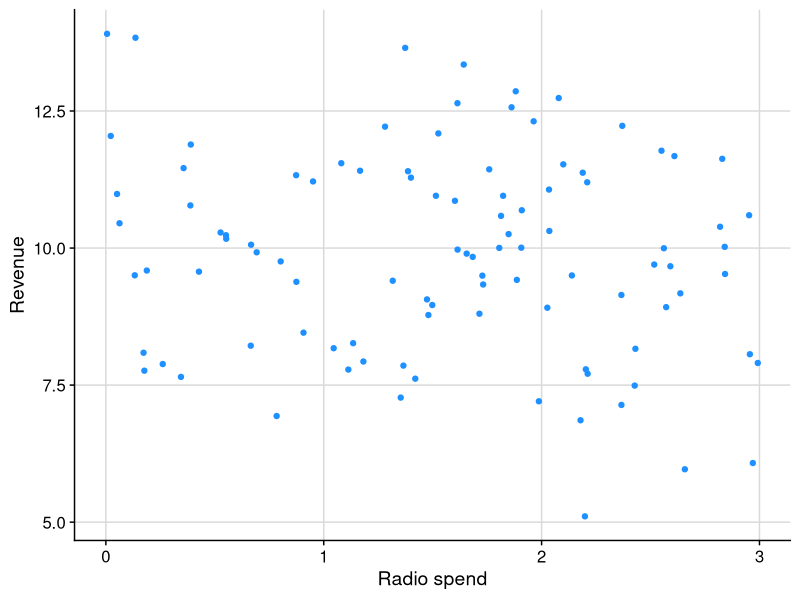
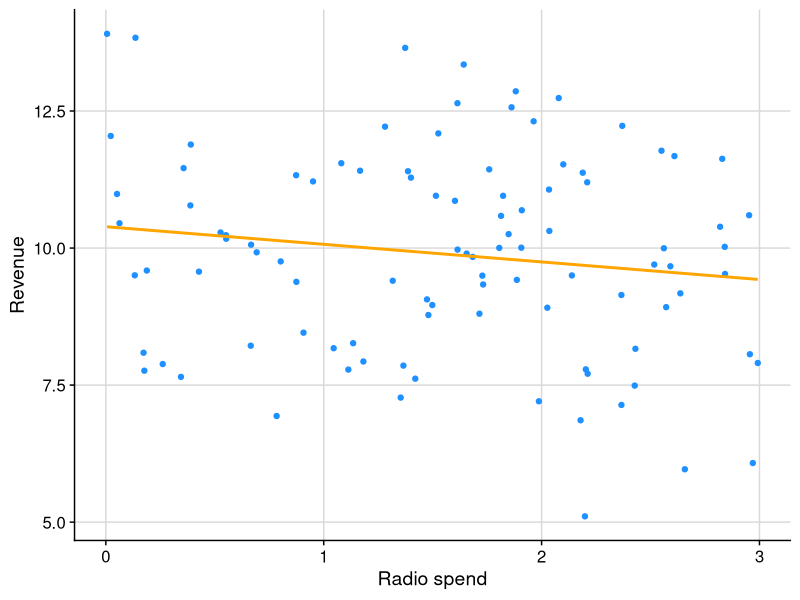
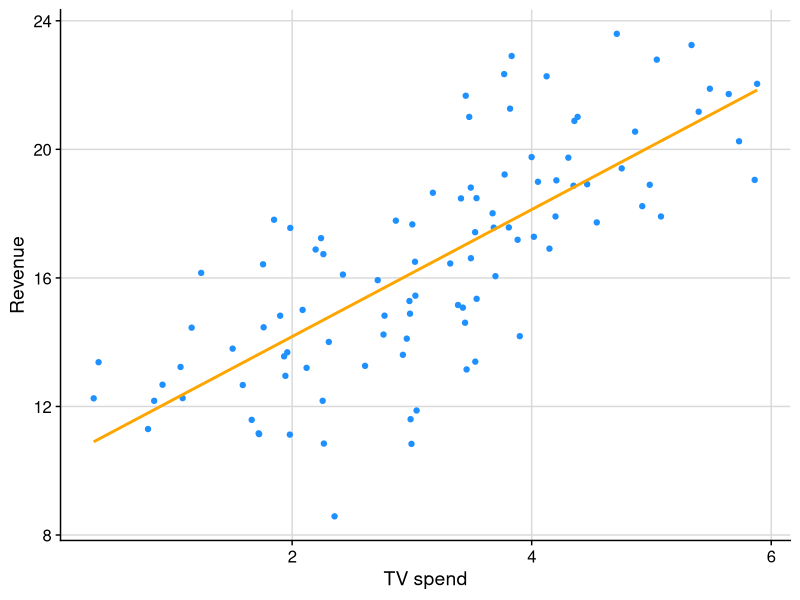
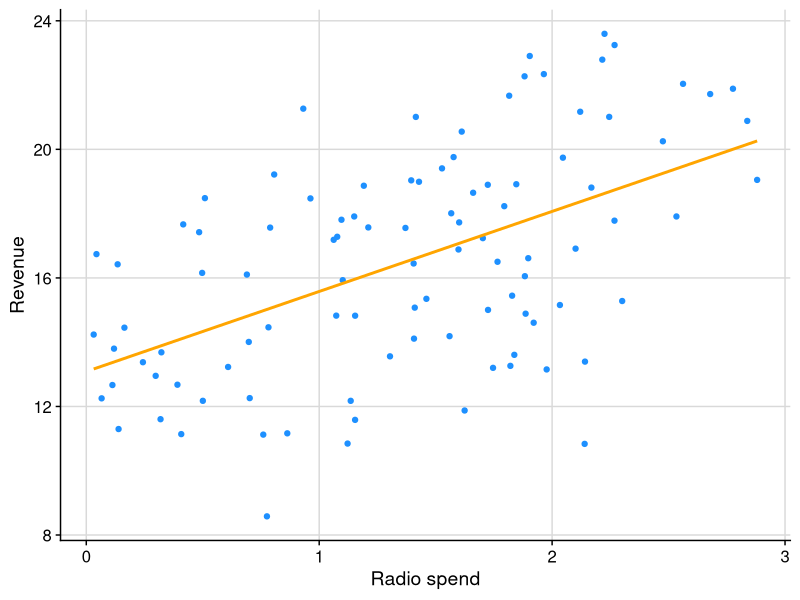
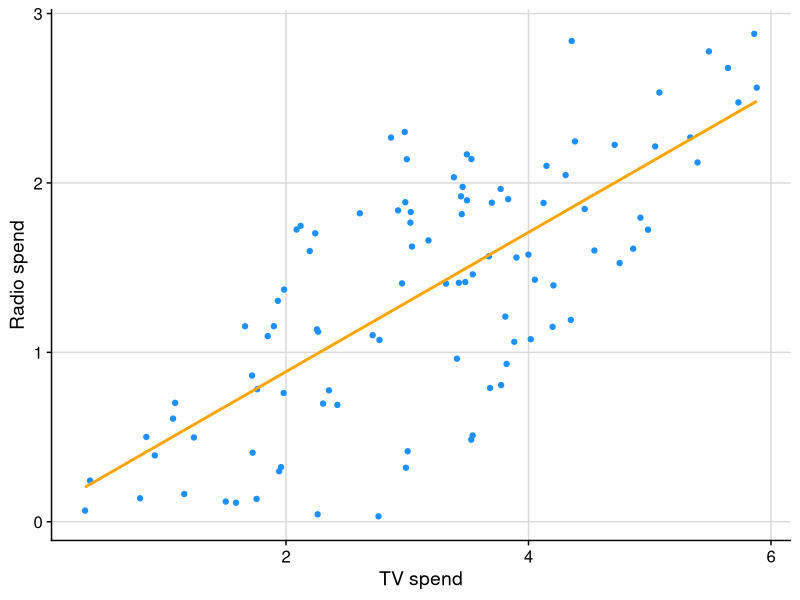

These charts were generated, in order, by the following R code:
## ---- chunk 1
#| include: false
library(ggplot2)
library(tibble)
theme_cowplot_bg <- function() {
  cowplot::theme_cowplot() +
  theme(
    plot.background = element_rect(fill = "white"),
    panel.background = element_rect(fill = "white")
  )
}
## ---- chunk 2
set.seed(1811)
spend_vec_radio <- runif(1e2, 0, 3)
revenue_vec <- rnorm(1e2, mean = 10, sd = 2)
## ---- chunk 3
p <- ggplot(
  data = data.frame(spend_vec_radio, revenue_vec),
  aes(x = spend_vec_radio, y = revenue_vec)
) +
  theme_cowplot_bg() + 
  cowplot::background_grid(major = "xy") +
  geom_point(col = "dodgerblue") +
  labs(x = "Radio spend", y = "Revenue")
p
## ---- chunk 4
p +
  geom_smooth(method = "lm", se = FALSE, col = "orange", formula = y ~ x)
## ---- chunk 5
lm(revenue_vec ~ spend_vec_radio) |> summary()
## ---- chunk 6
set.seed(0201)
spend_vec_radio <- runif(1e2, 0, 3)
spend_vec_tv <- spend_vec_radio * 1.2 + runif(1e2, 0, 3)
revenue_vec <- spend_vec_tv * 2 + rnorm(1e2, mean = 10, sd = 2)
## ---- chunk 7
ggplot(
  data = data.frame(spend_vec_tv, revenue_vec),
  aes(x = spend_vec_tv, y = revenue_vec)
) +
  theme_cowplot_bg() + 
  cowplot::background_grid(major = "xy") +
  geom_point(col = "dodgerblue") +
  labs(x = "TV spend", y = "Revenue") +
  geom_smooth(method = "lm", se = FALSE, col = "orange", formula = y ~ x)
## ---- chunk 8
lm(revenue_vec ~ spend_vec_tv) |> summary()
## ---- chunk 9
ggplot(
  data = data.frame(spend_vec_radio, revenue_vec),
  aes(x = spend_vec_radio, y = revenue_vec)
) +
  theme_cowplot_bg() + 
  cowplot::background_grid(major = "xy") +
  geom_point(col = "dodgerblue") +
  labs(x = "Radio spend", y = "Revenue") +
  geom_smooth(method = "lm", se = FALSE, col = "orange", formula = y ~ x)
## ---- chunk 10
lm(revenue_vec ~ spend_vec_radio) |> summary()
## ---- chunk 11
ggplot(
  data = data.frame(spend_vec_tv, spend_vec_radio),
  aes(x = spend_vec_tv, y = spend_vec_radio)
) +
  theme_cowplot_bg() + 
  cowplot::background_grid(major = "xy") +
  geom_point(col = "dodgerblue") +
  labs(x = "TV spend", y = "Radio spend") +
  geom_smooth(method = "lm", se = FALSE, col = "orange", formula = y ~ x)
## ---- chunk 12
lm(revenue_vec ~ spend_vec_tv + spend_vec_radio) |> summary()
